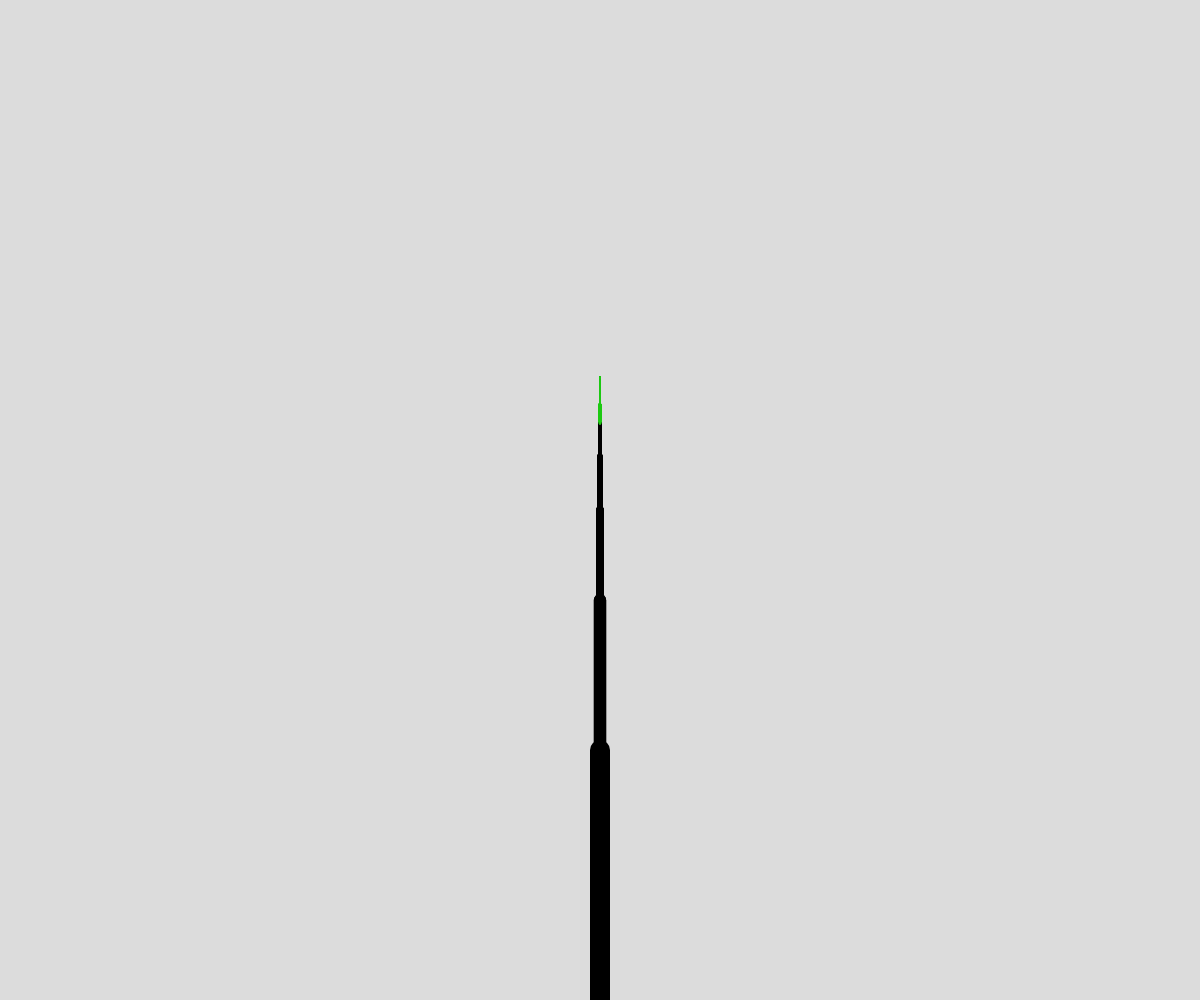
Frame 1 (no input)
Frame 60 (no input): identical to frame 1, image omitted
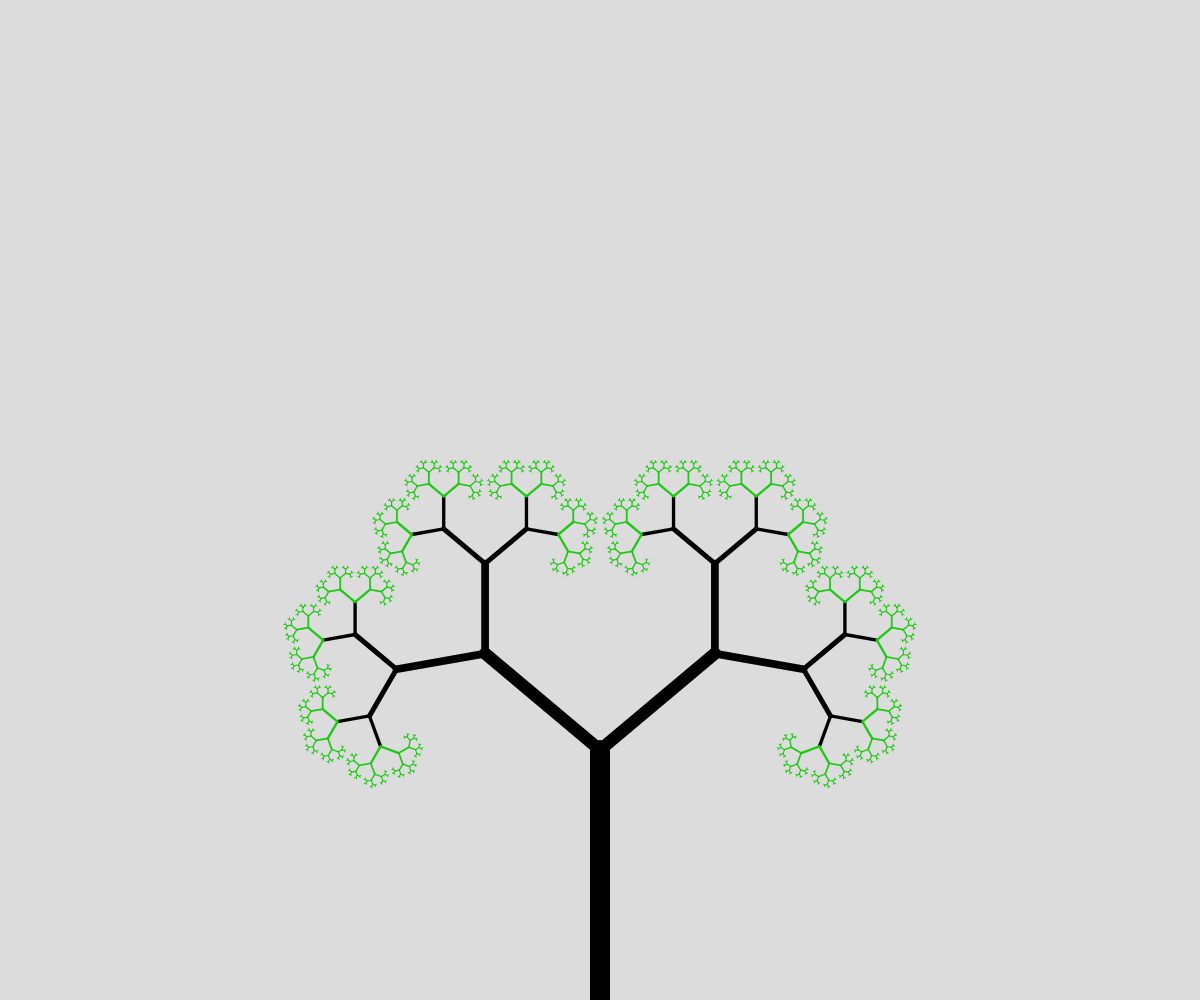
Frame 120 (the mouse pressed at the canvas centre since frame 60)

The p5.js sketch that drew these frames (run headless with seeded random() and noise() and a simulated clock; from frame 60 on, the mouse is pressed at the canvas centre):

// p5.js sketch
// ── sketch.js
// Growing Trees
// Eliz Vo
// November 26, 2025


let angle = 10;

function setup() {
  createCanvas(windowWidth, windowHeight);
  angleMode(DEGREES);
}

function draw() {
  background(220);

  angle = map(mouseX, 0, width, 0, 100);
  translate(width/2, height);
  branch(250)
}


function branch(len){
  stroke(0, 0, 0);
  if ( len < 30){
    stroke(30, 200, 20);
  }
  let t = map(len, 2, 250, 1, 20);
  strokeWeight(t);

  line(0, 0, 0, -len);
  translate(0, -len);
  
  if (len > 2){ // Recursive case
    push();
    rotate(angle); 
    branch(len*0.6);
    pop();

    push();
    rotate(-angle);
    branch(len* 0.6);
    pop();
  }
}
